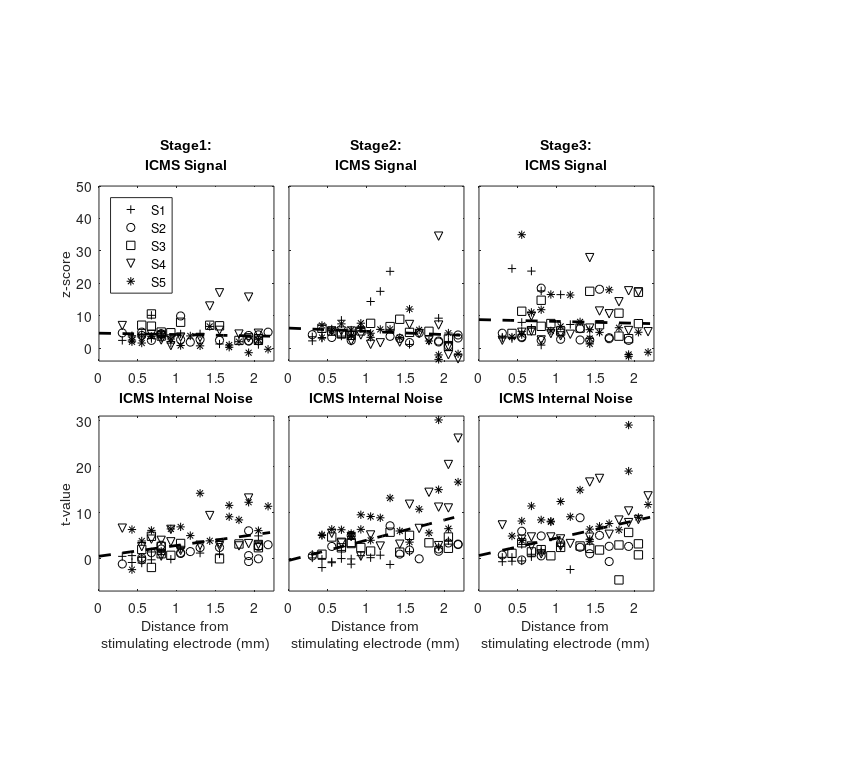

Write MATLAB code to recreate this figure.
%%% Figure 7: SNR models to distance
close all
clear

%%%%%%%%%%%%%%%%%%%%%
%%% Figure layout %%%
%%%%%%%%%%%%%%%%%%%%%
% Set dots per inch
dpi = 96;
figure('units','pixels','Position',[1 1 8.5 7.6].*dpi)

% From left to right
H = [1 2.9 4.8];

% From bottom to top
V = [1.7 4.0];

% Layout of axes
pos      = [H(1)  V(2)  1.75 1.75
            H(2)  V(2)  1.75 1.75
            H(3)  V(2)  1.75 1.75
            
            H(1)  V(1)  1.75 1.75
            H(2)  V(1)  1.75 1.75
            H(3)  V(1)  1.75 1.75].*dpi;



% Data Directory        
cd('C:\Program Files\MATLAB\R2006b\work\Learning_ICMS_figures\Fig7_SNR_distance')
% Subject IDs
subjects = {'R29*','V1*','V4*','V7*','V8*'};
load('Fig7_SNR_distance_test_sub2')

% Grab the data
vars1 = who(subjects{1});
vars2 = who(subjects{2});
vars3 = who(subjects{3});
vars4 = who(subjects{4});
vars5 = who(subjects{5});
    
% Grab max and min for signal and internal noise
maxs  = zeros(length(vars1),2);
mins  = zeros(length(vars1),2);

for n = 1:length(vars1)
    temp1    = eval(vars1{n});
    temp2    = eval(vars2{n});
    temp3    = eval(vars3{n});
    temp4    = eval(vars4{n});
    temp5    = eval(vars5{n});
    
    temp1(isinf(temp1)) = NaN;
    temp2(isinf(temp2)) = NaN;
    temp3(isinf(temp3)) = NaN;
    temp4(isinf(temp4)) = NaN;
    temp5(isinf(temp5)) = NaN;
    
    maxs(n,:) = nanmax([temp1(:,1:2);temp2(:,1:2);temp3(:,1:2);temp4(:,1:2);temp5(:,1:2)]);
    mins(n,:) = nanmin([temp1(:,1:2);temp2(:,1:2);temp3(:,1:2);temp4(:,1:2);temp5(:,1:2)]);
end

% Calculate the max and min for each metric
ymin = floor(min(mins));
ymax = ceil(max(maxs));

% temp to correct for outlier
ymax(1) = 50;

for n = 1:length(vars1)
    
    % Data for each subject
    temp1 = eval(vars1{n});
    temp2 = eval(vars2{n});
    temp3 = eval(vars3{n});
    temp4 = eval(vars4{n});
    temp5 = eval(vars5{n});
    
    ind1  = ~logical(temp1(:,4));
    ind2  = logical(temp2(:,4));
    ind3  = logical(temp3(:,4));
    ind4  = logical(temp4(:,4));
    ind5  = logical(temp5(:,4));
    
    % Test Hemisphere data for each subject
    sub1  = temp1(ind1,:);
    [a,b] = sort(sub1(:,3),1);
    sub1  = sub1(b,:);
    
    sub2  = temp2(ind2,:);
    [a,b] = sort(sub2(:,3),1);
    sub2  = sub2(b,:);
    
    sub3  = temp3(ind3,:);
    [a,b] = sort(sub3(:,3),1);
    sub3  = sub3(b,:);
    
    sub4  = temp4(ind4,:);
    [a,b] = sort(sub4(:,3),1);
    sub4  = sub4(b,:);
    
    sub5  = temp5(ind5,:);
    [a,b] = sort(sub5(:,3),1);
    sub5  = sub5(b,:);
    
    h1 = axes('units','pixels','position',pos(n,:));
        plot(sub1(:,3),sub1(:,1),'+k'),hold on,
        plot(sub2(:,3),sub2(:,1),'ok'),
        plot(sub3(:,3),sub3(:,1),'sk'),
        plot(sub4(:,3),sub4(:,1),'vk'),
        plot(sub5(:,3),sub5(:,1),'*k'),
        
        % fit a line to the group data
        h = get(gca,'children');
        x = cell2mat(get(h,'xdata')');
        y = cell2mat(get(h,'ydata')');
        p = polyfit(x(~isnan(y)),y(~isnan(y)),1);
        x = 0:.2:2.25;
        y = polyval(p,x);
        plot(x,y,'--k','linewidth',2)
        
        ylim([ymin(1) ymax(1)])
        xlim([0 2.25])
        axis square
        
        if n == 1
            title([{'Stage1:'};{'ICMS Signal'}],'fontname','arial','fontsize',10)
            ylabel('z-score','fontname','arial','fontsize',10)
            legend('S1','S2','S3','S4','S5','location','northwest')
        elseif n == 2
            title([{'Stage2:'};{'ICMS Signal'}],'fontname','arial','fontsize',10)
            set(gca,'yticklabel','')
        else
            title([{'Stage3:'};{'ICMS Signal'}],'fontname','arial','fontsize',10)
            set(gca,'yticklabel','')
        end
        
    h2 = axes('units','pixels','position',pos(n+3,:));
        plot(sub1(:,3),sub1(:,2),'+k'),hold on,
        plot(sub2(:,3),sub2(:,2),'ok'),
        plot(sub3(:,3),sub3(:,2),'sk'),
        plot(sub4(:,3),sub4(:,2),'vk'),
        plot(sub5(:,3),sub5(:,2),'*k'),
        
        % fit a line to the group data
        h = get(gca,'children');
        x = cell2mat(get(h,'xdata')');
        y = cell2mat(get(h,'ydata')');
        p = polyfit(x(~isnan(y)),y(~isnan(y)),1);
        x = 0:.2:2.25;
        y = polyval(p,x);
        plot(x,y,'--k','linewidth',2)
        
        ylim([ymin(2) ymax(2)])
        xlim([0 2.25])
        title(['Day ' num2str(n) ': internal noise'])
        xlabel([{'Distance from'}; {'stimulating electrode (mm)'}],'fontname','arial','fontsize',10)
        axis square

        if n == 1
            title('ICMS Internal Noise','fontname','arial','fontsize',10)
            ylabel('t-value','fontname','arial','fontsize',10)
        elseif n == 2
            title('ICMS Internal Noise','fontname','arial','fontsize',10)
            set(gca,'yticklabel','')
        else
            title('ICMS Internal Noise','fontname','arial','fontsize',10)
            set(gca,'yticklabel','')
        end
        
end

set(gcf,'color','w')
set(gcf,'PaperPositionMode','manual','PaperUnits','inches','PaperPosition',[0 0 8.5 7.6])
